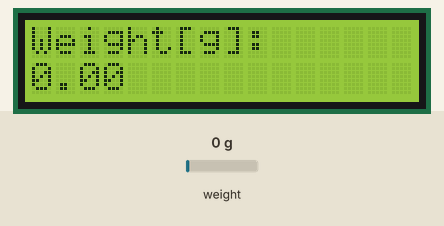
This sketch was run on a simulated Arduino Uno, built with avr-gcc and run on an emulated ATmega328P. On the bench: 16×2 character LCD. The inputs (shaded band) are chosen by the test bench; at power-on: weight on the scale 0 g. What the sketch prints to the serial monitor is not drawn.

Above: at 3.6 s.
3.7 s: weight on the scale set to 3 g
At 4.9 s:
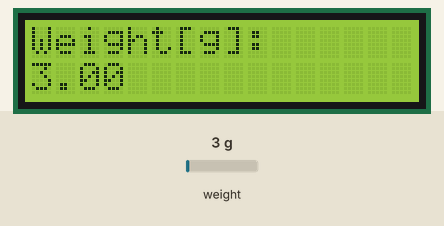
5.2 s: weight on the scale set to 6 g
At 6.5 s:
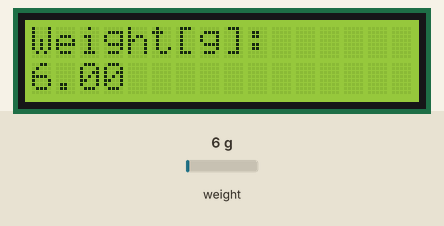
6.8 s: weight on the scale set to 100 g
At 8.0 s:
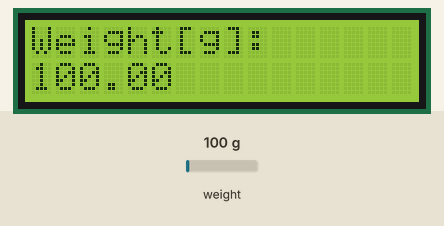
8.3 s: weight on the scale set to 1250 g
At 8.7 s:
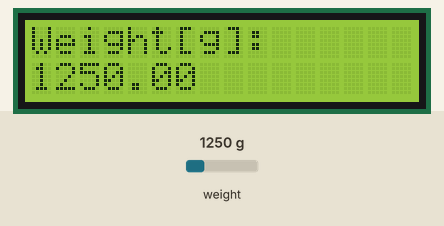
Timing chart, 0 to 10.9 s (numbered marks = the images above; inputs shaded):
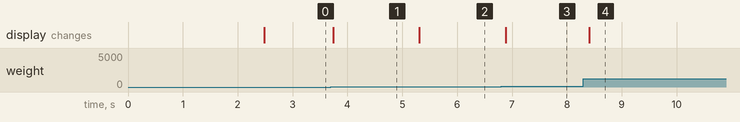

The sketch:

Calibracion_balanza.ino
```cpp
#include <HX711_ADC.h> // https://github.com/olkal/HX711_ADC
#include <Wire.h>
#include <LiquidCrystal_I2C.h>
LiquidCrystal_I2C lcd(0x27, 16, 2);
HX711_ADC LoadCell(6, 7); // parameters: dt pin, sck pin<span data-mce-type="bookmark" style="display: inline-block; width: 0px; overflow: hidden; line-height: 0;" class="mce_SELRES_start"></span>
//LiquidCrystal_I2C lcd(0x27, 2, 1, 0, 4, 5, 6, 7, 3, POSITIVE); // 0x27 is the i2c address of the LCM1602 IIC v1 module (might differ)
void setup() {
  Serial.begin(9600);
  LoadCell.begin(); // start connection to HX711
  LoadCell.start(2000); // load cells gets 2000ms of time to stabilize
  LoadCell.setCalFactor(-300.0); // calibration factor for load cell => strongly dependent on your individual setup
  lcd.begin(); //PANTALLA LCD
  lcd.backlight(); //PANTALLA LCD
}
void loop() {
  LoadCell.update(); // retrieves data from the load cell
  float i = LoadCell.getData(); // get output value
  lcd.setCursor(0, 0); // set cursor to first row
  lcd.print("Weight[g]:"); // print out to LCD
  lcd.setCursor(0, 1); // set cursor to secon row
  lcd.print(i); // print out the retrieved value to the second row
  if(i<5)
  {
    Serial.print("lijero");
  }
  else
  Serial.print("PESADO");
}
```

Measured:
- after the input at 3.7 s, the display: changes at once (image 1)
- after the input at 5.2 s, the display: changes after 0.11 s (image 2)
- after the input at 6.8 s, the display: changes after 0.09 s (image 3)
- after the input at 8.3 s, the display: changes after 0.11 s (image 4)
